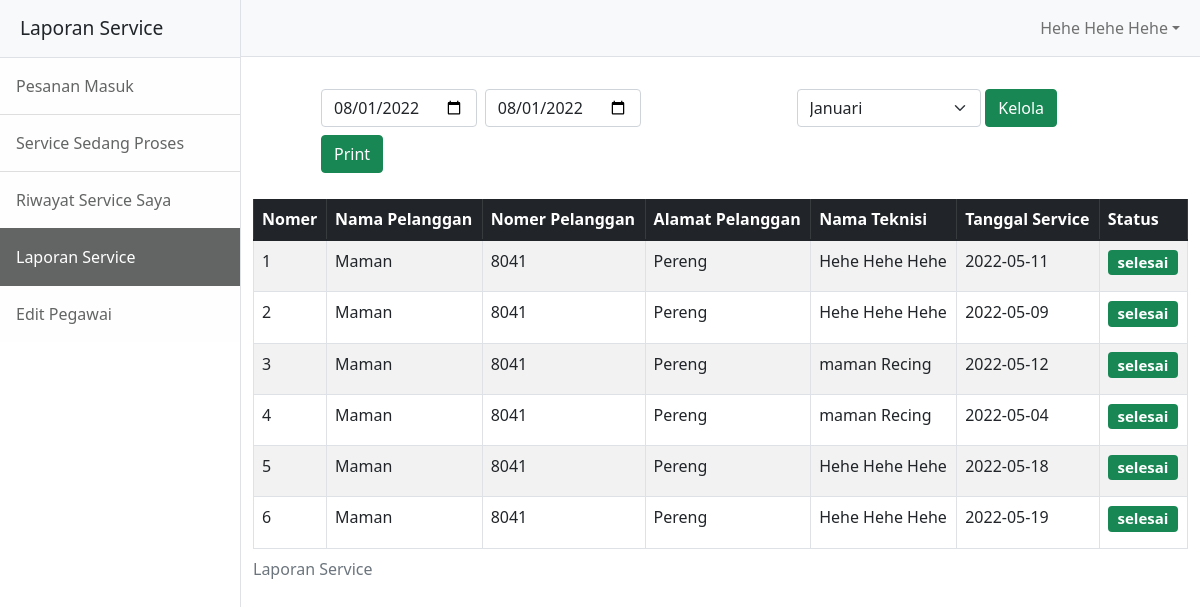
/pegawai/dashboardadmin.php (signed in), run on an earlier commit of the app's database.
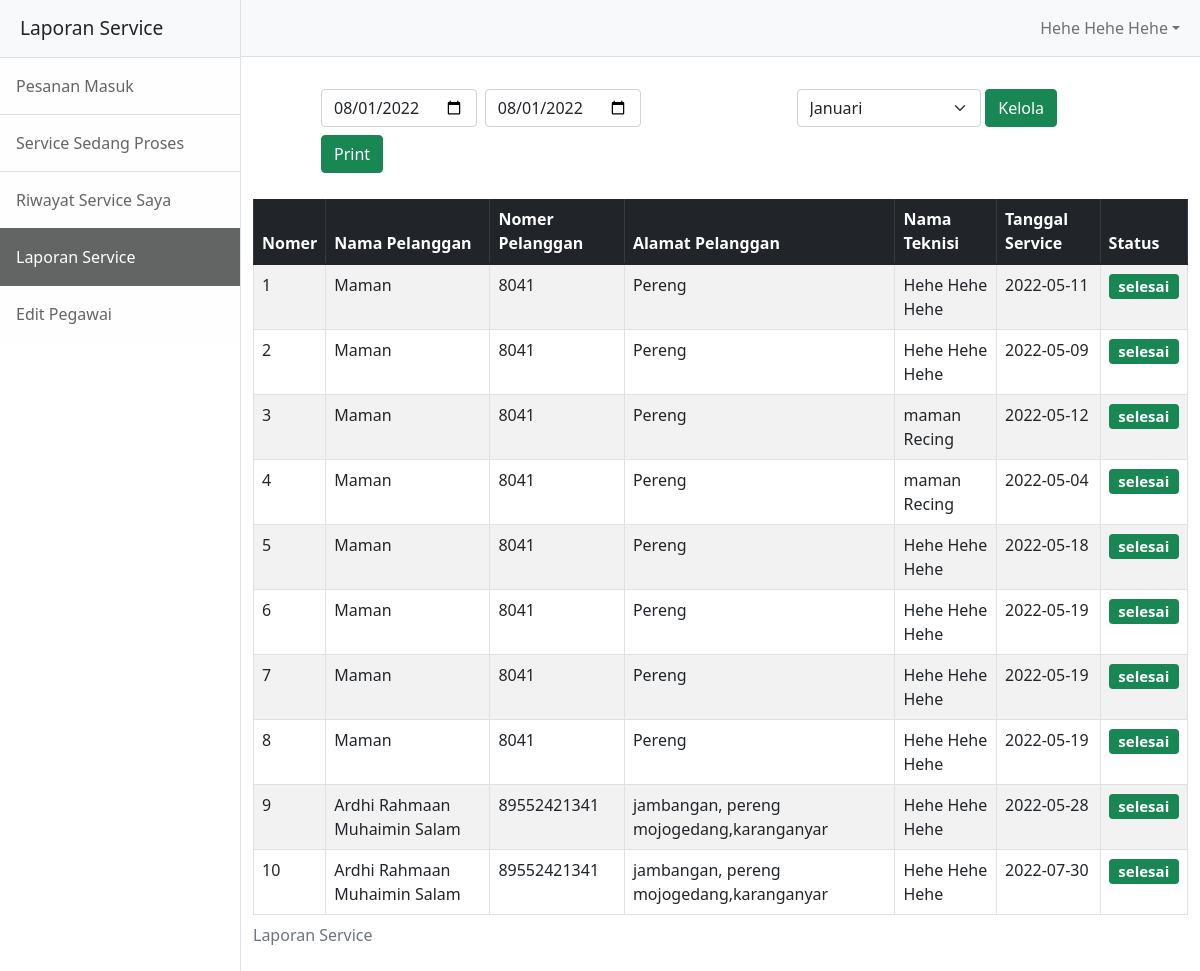
And on a later commit of the database.
### tables this page shows
CREATE TABLE `service` (
  `id_service` int(11) NOT NULL,
  `id_pelanggan` int(11) NOT NULL,
  `id_pegawai` int(11) NOT NULL,
  `tanggal_service` date NOT NULL,
  `status_service` enum('proses','selesai') NOT NULL
);

CREATE TABLE `pelanggan` (
  `id_pelanggan` int(11) NOT NULL,
  `nama_pelanggan` varchar(50) NOT NULL,
  `username` varchar(50) NOT NULL,
  `password` varchar(50) NOT NULL,
  `no_telpon_pelanggan` varchar(15) NOT NULL,
  `alamat_pelanggan` text NOT NULL
);

CREATE TABLE `pegawai` (
  `id_pegawai` int(11) NOT NULL,
  `nama_pegawai` varchar(50) NOT NULL,
  `username` varchar(50) NOT NULL,
  `password` varchar(50) NOT NULL,
  `no_telpon_pegawai` varchar(15) NOT NULL,
  `alamat_pegawai` text NOT NULL,
  `role` enum('admin','teknisi') NOT NULL,
  `status_pegawai` enum('admin','longgar','kerja') NOT NULL
);

### pegawai/dashboardadmin.php (the view, shortened to what the changed rows need)
<?php
if ($_SESSION['role'] === 'teknisi') {
    include '../conn.php';
    $title = "Laporan Service";
    $querypesanservice = "SELECT * FROM service JOIN pelanggan ON service.id_pelanggan = pelanggan.id_pelanggan JOIN pegawai ON service.id_pegawai = pegawai.id_pegawai WHERE status_service = 'selesai'";
    $exec = mysqli_query($conn, $querypesanservice);
    $jumlahdata = mysqli_num_rows($exec);
    if ($jumlahdata >= 1) {
        $data = mysqli_fetch_all($exec, MYSQLI_ASSOC);
    } else {
        $pesan = "Tidak Ada Service Hari ini <br> Sabar rezeki sudah ada yang ngatur";
    }
} else {
    header("location:index.php");
}
?>
<?php if ($_SESSION['role'] === 'teknisi') : ?>
    <!DOCTYPE html>
    <html lang="en">
    <head>
        <link href="../assets/css/bootstrap.css" rel="stylesheet" />
    </head>
    <body <?= (isset($print)) ? "onload='window.print()'" : ""; ?>>
        <div class="d-flex" id="wrapper">
            <div id="page-content-wrapper">
                <div class="container">
                    <?php if ($jumlahdata > 0) : ?>
                        <div class=" table-responsive">
                            <table class="table table-bordered table-striped table-hover">
                                <caption><?= $title ?></caption>
                                <thead class="table-dark">
                                    <tr>
                                        <th scope="col">Nomer</th>
                                        <th scope="col">Nama Pelanggan</th>
                                        <th scope="col">Nomer Pelanggan</th>
                                        <th scope="col">Alamat Pelanggan</th>
                                        <th scope="col">Nama Teknisi</th>
                                        <th scope="col">Tanggal Service</th>
                                        <th scope="col">Status</th>
                                    </tr>
                                </thead>
                                <tbody>
                                    <?php $no = 1; ?>
                                    <?php foreach ($data as $t) : ?>
                                        <tr class="text-dark">
                                            <td><?= $no++ ?></td>
                                            <td><?= $t['nama_pelanggan'] ?></td>
                                            <td><?= $t['no_telpon_pelanggan'] ?></td>
                                            <td><?= $t['alamat_pelanggan'] ?></td>
                                            <td><?= $t['nama_pegawai'] ?></td>
                                            <td><?= $t['tanggal_service'] ?></td>
                                            <td>
                                                <h5>
                                                    <span class="badge bagde-md bg-success"><?= $t['status_service'] ?></span>
                                                </h5>
                                            </td>
                                        </tr>
                                    <?php endforeach ?>
                                </tbody>
                            </table>
                        </div>
                    <?php else : ?>
                        <h1> <?= $pesan; ?> </h1>
                    <?php endif ?>
                </div>
            </div>
        </div>
    </body>
    </html>
<?php endif ?>

What changed in the data, as far as the page shows it:
now on this page (row edited): service: id_pelanggan.nama_pelanggan "Maman", id_pelanggan.no_telpon_pelanggan "8041", id_pelanggan.alamat_pelanggan "Pereng", id_pegawai.nama_pegawai "Hehe Hehe Hehe", tanggal_service "2022-05-19", status_service "selesai"
now on this page (row edited): service: id_pelanggan.nama_pelanggan "Maman", id_pelanggan.no_telpon_pelanggan "8041", id_pelanggan.alamat_pelanggan "Pereng", id_pegawai.nama_pegawai "Hehe Hehe Hehe", tanggal_service "2022-05-19", status_service "selesai"
added service: id_pelanggan.nama_pelanggan "Ardhi Rahmaan Muhaimin Salam", id_pelanggan.no_telpon_pelanggan "89552421341", id_pelanggan.alamat_pelanggan "jambangan, pereng mojogedang,karanganyar", id_pegawai.nama_pegawai "Hehe Hehe Hehe", tanggal_service "2022-05-28", status_service "selesai"
added service: id_pelanggan.nama_pelanggan "Ardhi Rahmaan Muhaimin Salam", id_pelanggan.no_telpon_pelanggan "89552421341", id_pelanggan.alamat_pelanggan "jambangan, pereng mojogedang,karanganyar", id_pegawai.nama_pegawai "Hehe Hehe Hehe", tanggal_service "2022-07-30", status_service "selesai"
